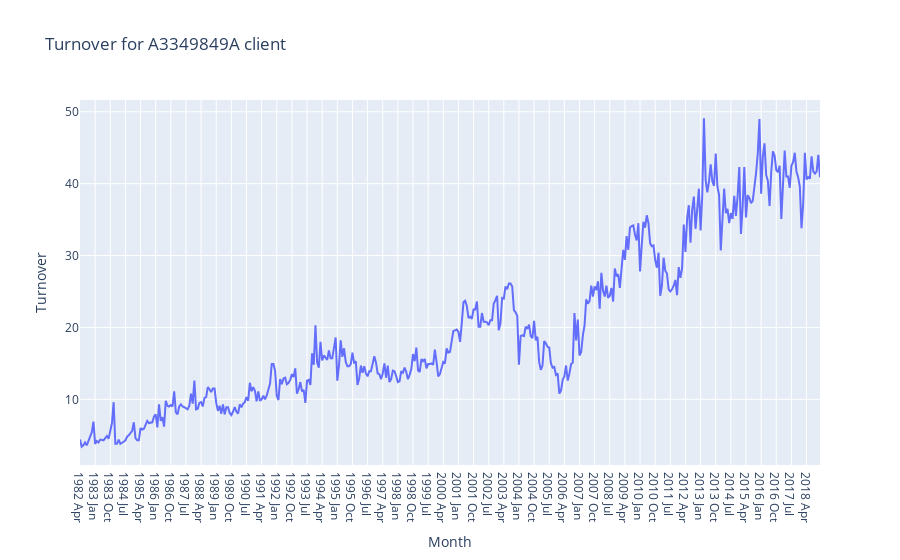

Notebook code for this chart:
### Code cell
px.line(df, x='Month', y='Turnover', markers=False, title='Turnover for A3349849A client')

### Figure 1 — Plotly figure (JSON) as saved in the notebook; plotly's stock layout.template omitted (floating-point values rounded to 4 significant figures; data arrays with more than 128 entries replaced by an {"elided": "..."} marker saying what was removed)
{"data": [{"hovertemplate": "Month=%{x}<br>Turnover=%{y}<extra></extra>", "legendgroup": "", "line": {"color": "#636efa", "dash": "solid"}, "marker": {"symbol": "circle"}, "mode": "lines", "name": "", "orientation": "v", "showlegend": false, "type": "scatter", "x": {"elided": "441 str values"}, "xaxis": "x", "y": {"elided": "441 float values"}, "yaxis": "y"}], "layout": {"legend": {"tracegroupgap": 0}, "title": {"text": "Turnover for A3349849A client"}, "xaxis": {"anchor": "y", "domain": [0, 1], "title": {"text": "Month"}}, "yaxis": {"anchor": "x", "domain": [0, 1], "title": {"text": "Turnover"}}}}
